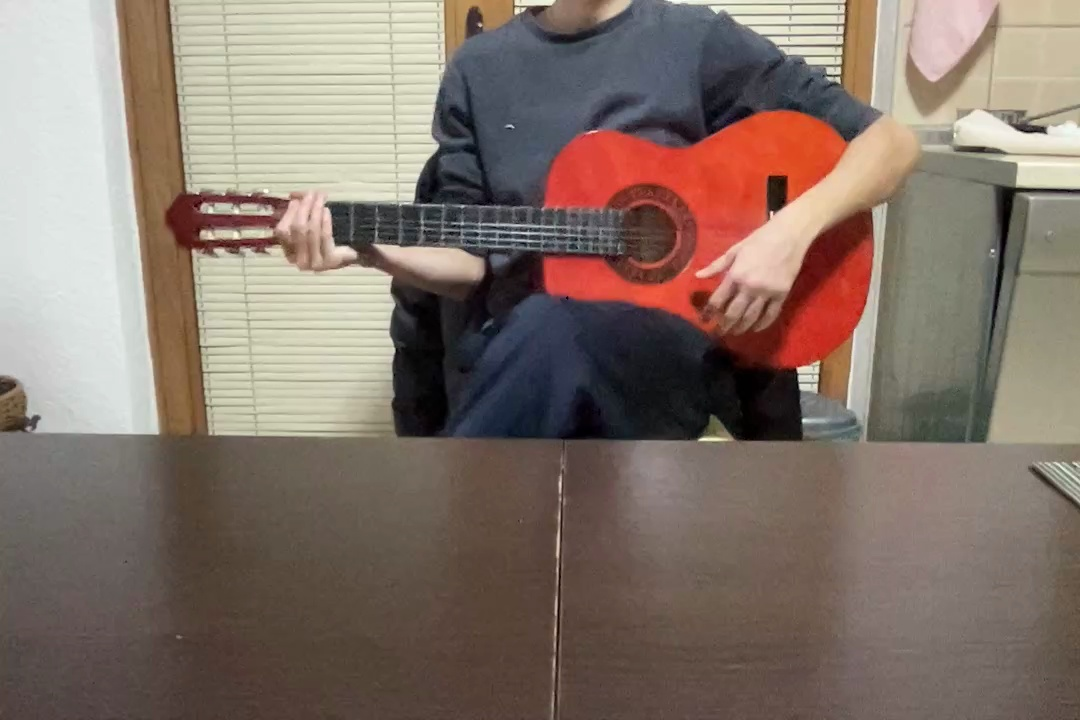
#> input picture media_frames/01.jpeg, 1080 x 720 px
$ python -i frets_functions.py   (imports and definitions only)
#> lines starting #> are read from the running program, lines starting #| are printed output that depends on the picture
#> further down, picture is the input picture: shape (720, 1080, 3); mean B, G, R 106.1, 115.9, 131.7
import cv2
import numpy as np


MIN_DISTANCE_BETWEEN_FRETS = 10
FRET_LENGTH_CONSTANT = 17.817

def detect_frets_on_neck_image(image):
    from .math_functions import calculate_angle_deg_vertical_lines

    # Get Hough Lines for frets
    gray = cv2.cvtColor(image, cv2.COLOR_BGR2GRAY)
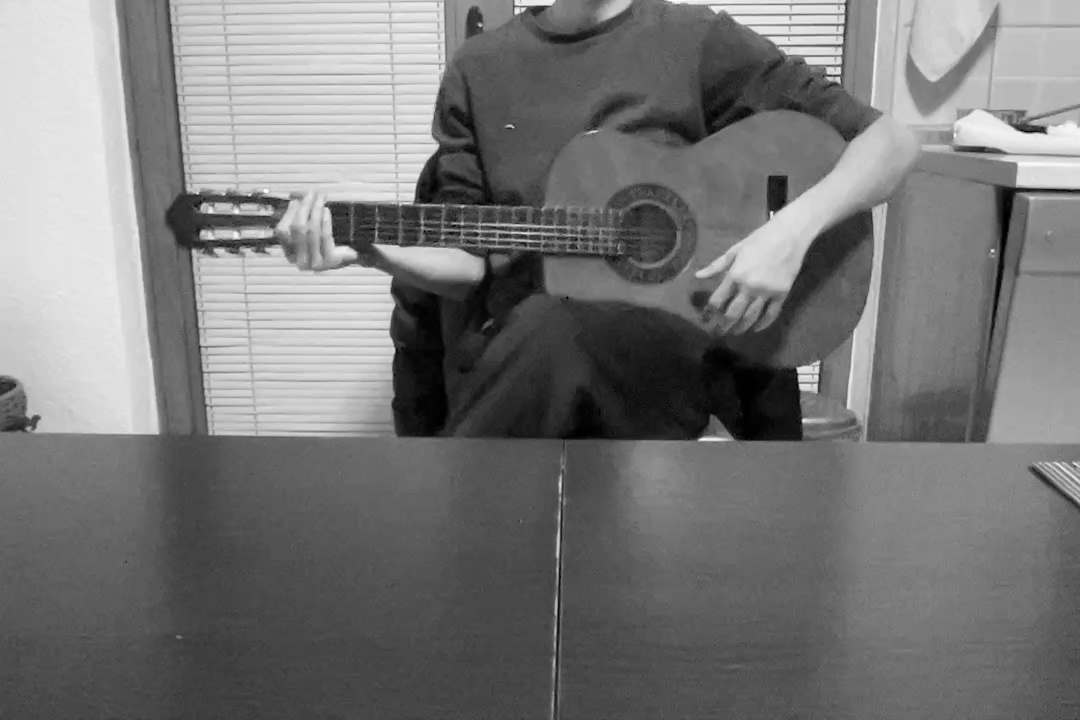
#> gray: shape (720, 1080); min 0, max 254, mean 119.5
    blurred = cv2.GaussianBlur(gray, (5, 31), 0)
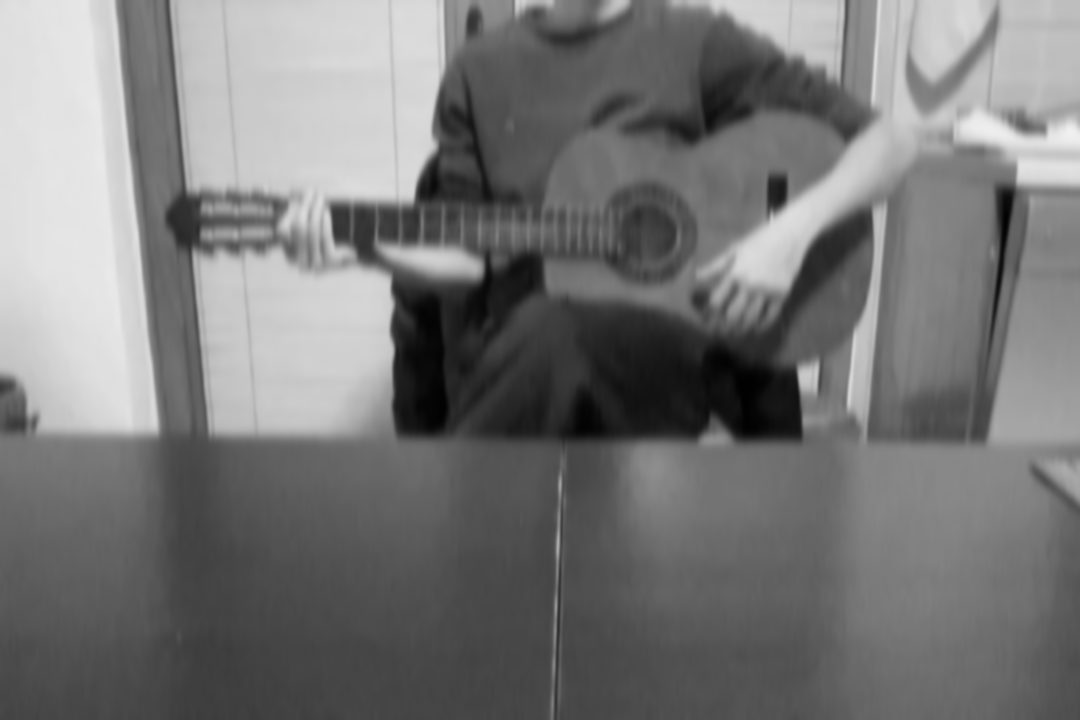
#> blurred: shape (720, 1080); min 1, max 240, mean 119.5
    edges = cv2.Canny(blurred, image.shape[0]-10, image.shape[0]//1.5)
#> edges: shape (720, 1080); every value is 0

    frets = cv2.HoughLinesP(edges, 1, np.pi / 180, image.shape[0]//4, None, 20, 5)
#> frets = None

    if frets is None:
        return None

    # Convert frets format to not be double list
    frets = [line[0] for line in frets]

    # Append fret zero (multiple times to make sure it is not deleted by the next steps)
    for i in range(0, 3):
        frets.append([image.shape[1] - 3, 0, image.shape[1] - 3, image.shape[0]])

    # Make sure line angle is between 85 and 95 degrees
    frets = [line for line in frets if calculate_angle_deg_vertical_lines(line) > 85 and calculate_angle_deg_vertical_lines(line) < 95]

    # Make sure line is not too short
    frets = [line for line in frets if abs(line[1]-line[3]) > image.shape[0]//4]

    # Extend frets to be from top to bottom of neck
    frets = [[(line[0]+line[2])//2, 0, (line[0]+line[2])//2, image.shape[0]] for line in frets]

    # Sort frets by x coordinate (leftmost first)
    frets = sorted(frets, key=lambda line: line[0])

    # Group frets that are close to each other and take just one line from a group
    frets_groups = [[frets[0]]]
    frets_groups_index = 0

    for i in range(1, len(frets)):
        if frets[i][0] - frets_groups[frets_groups_index][-1][0] < MIN_DISTANCE_BETWEEN_FRETS:
            frets_groups[frets_groups_index].append(frets[i])
        else:
            frets_groups_index += 1
            frets_groups.append([frets[i]])

    frets = [[sum([line[0] for line in frets_group])//len(frets_group), 0, sum([line[0] for line in frets_group])//len(frets_group), image.shape[0]] if len(frets_group) > 1 else None for frets_group in frets_groups]
    frets = [fret for fret in frets if fret is not None]

    # Add missing frets
    if len(frets) > 2:
        i = 1
        while i < len(frets)-1 and i < 100:
            i += 1

            scale_length = calculate_scale_length_from_frets(frets[i-1][0], frets[i-2][0], image.shape[1])

            if scale_length > image.shape[1] * 2 or scale_length < image.shape[1]:
                continue

            x_position_of_next_fret = calculate_x_position_of_next_fret(frets[i-1][0], frets[i-2][0], image.shape[1])

            if frets[i-1][0] + (frets[i][0]-frets[i-1][0]) > x_position_of_next_fret+10:
                frets.insert(i, [x_position_of_next_fret, 0, x_position_of_next_fret, image.shape[0]])

    # Keep just first 6 frets
    frets = frets[-6:]

    # Return None if an error has been detected in the found frets
    for i in range(0, len(frets)-1):
        scale_length = calculate_scale_length_from_frets(frets[i+1][0], frets[i][0], image.shape[1])

        if scale_length > image.shape[1] * 2 or scale_length < image.shape[1]:
            return None

    # Return None if there are less than 6 found frets
    if len(frets) < 6:
        return None

    return frets


def calculate_scale_length_from_frets(x0, x1, image_width):
    scale_length_to_point = (x0-x1) * FRET_LENGTH_CONSTANT
    scale_length_extra_from_neck = scale_length_to_point - x0
    scale_length = image_width + scale_length_extra_from_neck

    return scale_length


def calculate_x_position_of_next_fret(x0, x1, image_width):
    scale_length_to_point = (x0-x1) * FRET_LENGTH_CONSTANT
    scale_length_extra_from_neck = scale_length_to_point - x0
    scale_length = image_width + scale_length_extra_from_neck

    x_position_of_next_fret = int(x0 + scale_length/FRET_LENGTH_CONSTANT)

    return x_position_of_next_fret

>>> import cv2
>>> picture = cv2.imread('../media_frames/01.jpeg')
>>> result = detect_frets_on_neck_image(picture)
